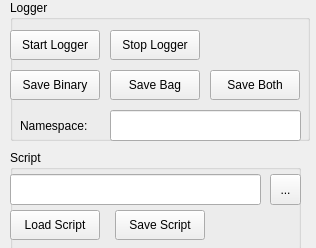
<?xml version="1.0" encoding="UTF-8"?>
<ui version="4.0">
 <class>SignalLoggerConfigure</class>
 <widget class="QWidget" name="SignalLoggerConfigure">
  <property name="geometry">
   <rect>
    <x>0</x>
    <y>0</y>
    <width>316</width>
    <height>248</height>
   </rect>
  </property>
  <property name="windowTitle">
   <string>Signal Logger</string>
  </property>
  <widget class="QGroupBox" name="groupLogger">
   <property name="geometry">
    <rect>
     <x>10</x>
     <y>0</y>
     <width>300</width>
     <height>141</height>
    </rect>
   </property>
   <property name="title">
    <string>Logger</string>
   </property>
   <widget class="QPushButton" name="startLoggerButton">
    <property name="geometry">
     <rect>
      <x>0</x>
      <y>30</y>
      <width>90</width>
      <height>30</height>
     </rect>
    </property>
    <property name="text">
     <string>Start Logger</string>
    </property>
   </widget>
   <widget class="QPushButton" name="stopLoggerButton">
    <property name="geometry">
     <rect>
      <x>100</x>
      <y>30</y>
      <width>90</width>
      <height>30</height>
     </rect>
    </property>
    <property name="text">
     <string>Stop Logger</string>
    </property>
   </widget>
   <widget class="QPushButton" name="saveBinButton">
    <property name="geometry">
     <rect>
      <x>0</x>
      <y>70</y>
      <width>90</width>
      <height>30</height>
     </rect>
    </property>
    <property name="text">
     <string>Save Binary</string>
    </property>
   </widget>
   <widget class="QPushButton" name="saveBagButton">
    <property name="geometry">
     <rect>
      <x>100</x>
      <y>70</y>
      <width>90</width>
      <height>30</height>
     </rect>
    </property>
    <property name="text">
     <string>Save Bag</string>
    </property>
   </widget>
   <widget class="QPushButton" name="saveBothButton">
    <property name="geometry">
     <rect>
      <x>200</x>
      <y>70</y>
      <width>90</width>
      <height>30</height>
     </rect>
    </property>
    <property name="text">
     <string>Save Both</string>
    </property>
   </widget>
   <widget class="QLabel" name="label">
    <property name="geometry">
     <rect>
      <x>10</x>
      <y>110</y>
      <width>91</width>
      <height>31</height>
     </rect>
    </property>
    <property name="text">
     <string>Namespace: </string>
    </property>
   </widget>
   <widget class="QLineEdit" name="namespaceEdit">
    <property name="geometry">
     <rect>
      <x>100</x>
      <y>110</y>
      <width>191</width>
      <height>31</height>
     </rect>
    </property>
   </widget>
   <zorder>startLoggerButton</zorder>
   <zorder>stopLoggerButton</zorder>
   <zorder>saveBinButton</zorder>
   <zorder>saveBagButton</zorder>
   <zorder>saveBothButton</zorder>
   <zorder>label</zorder>
   <zorder>groupScript</zorder>
   <zorder>namespaceEdit</zorder>
  </widget>
  <widget class="QGroupBox" name="groupScript">
   <property name="geometry">
    <rect>
     <x>10</x>
     <y>150</y>
     <width>291</width>
     <height>100</height>
    </rect>
   </property>
   <property name="title">
    <string>Script</string>
   </property>
   <widget class="QLineEdit" name="pathEdit">
    <property name="geometry">
     <rect>
      <x>0</x>
      <y>24</y>
      <width>251</width>
      <height>31</height>
     </rect>
    </property>
   </widget>
   <widget class="QToolButton" name="pathButton">
    <property name="geometry">
     <rect>
      <x>260</x>
      <y>24</y>
      <width>31</width>
      <height>31</height>
     </rect>
    </property>
    <property name="text">
     <string>...</string>
    </property>
   </widget>
   <widget class="QPushButton" name="loadScriptButton">
    <property name="geometry">
     <rect>
      <x>0</x>
      <y>60</y>
      <width>90</width>
      <height>30</height>
     </rect>
    </property>
    <property name="text">
     <string>Load Script</string>
    </property>
   </widget>
   <widget class="QPushButton" name="saveScriptButton">
    <property name="geometry">
     <rect>
      <x>105</x>
      <y>60</y>
      <width>90</width>
      <height>30</height>
     </rect>
    </property>
    <property name="text">
     <string>Save Script</string>
    </property>
   </widget>
  </widget>
 </widget>
 <resources/>
 <connections/>
</ui>
